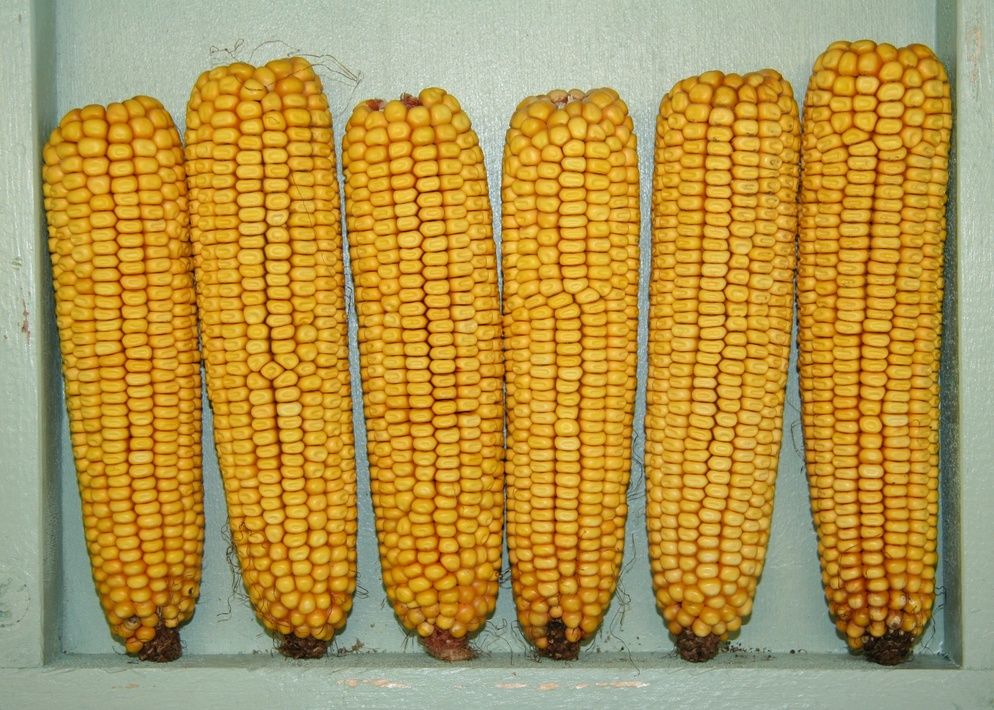
#> input picture images/corn/18.jpg, 994 x 710 px, shrunk from 3032 x 2167 before the run, found by its file name
$ python 1.py
#> lines starting #> are read from the running program, lines starting #| are printed output that depends on the picture; after the words box and inside, x2 and y2 are one past the last pixel; in counts of white or black regions, pixels touching at a corner belong together
#kernels count
import cv2
import numpy as np

# Load the image
image = cv2.imread(r'C:\Users\C.GOUTHAM\Desktop\Deepcorn\images\corn\18.jpg')
#> image is the input picture: shape (710, 994, 3); mean B, G, R 76.1, 149.6, 179.3

# Convert the image to HSV color space
hsv = cv2.cvtColor(image, cv2.COLOR_BGR2HSV)
#> hsv: shape (710, 994, 3); mean H, S, V 33.7, 148, 184.9

# Define the lower and upper bounds for yellow color in HSV
lower_yellow = np.array([20, 100, 100])
upper_yellow = np.array([30, 255, 255])

# Threshold the image to get only yellow pixels
mask = cv2.inRange(hsv, lower_yellow, upper_yellow)
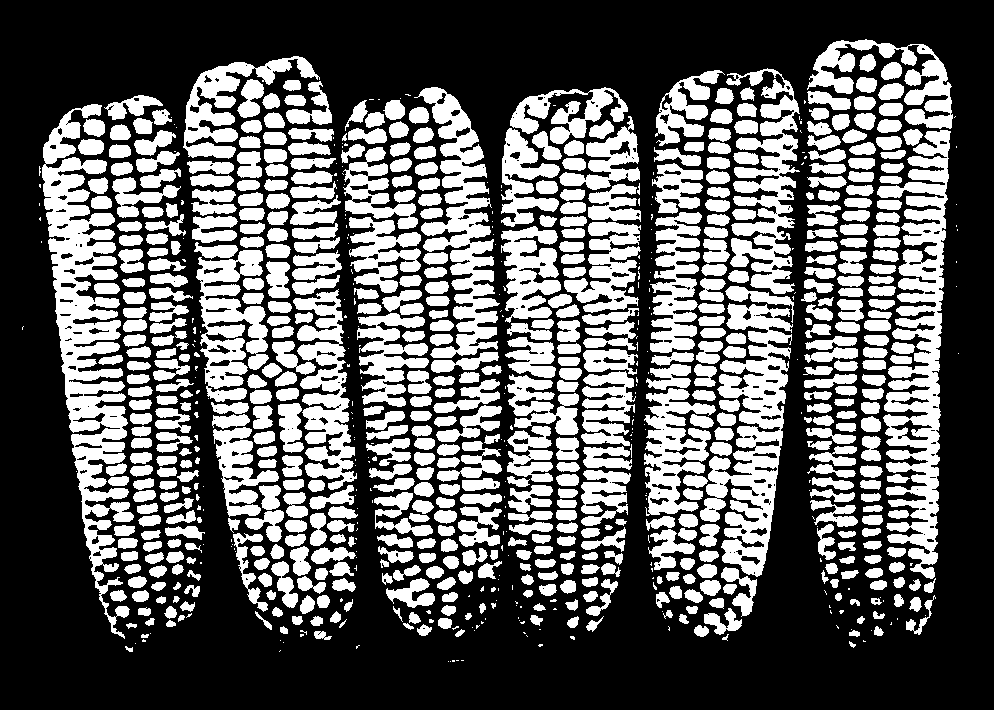
#> mask: shape (710, 994); 37.8% white; 842 white regions (258 under 20 px)

# Find contours of the yellow regions
contours, _ = cv2.findContours(mask, cv2.RETR_EXTERNAL, cv2.CHAIN_APPROX_SIMPLE)
#> contours = 842 contours, 271 with area under 20; largest, box (x1, y1, x2, y2) and area: (42, 104, 134, 639) 17166, (877, 130, 951, 579) 13556, (700, 303, 793, 577) 11214, (414, 87, 500, 358) 8284, (726, 68, 800, 294) 6580

# Draw the contours on the original image
cv2.drawContours(image, contours, -1, (0, 255, 255), 2)
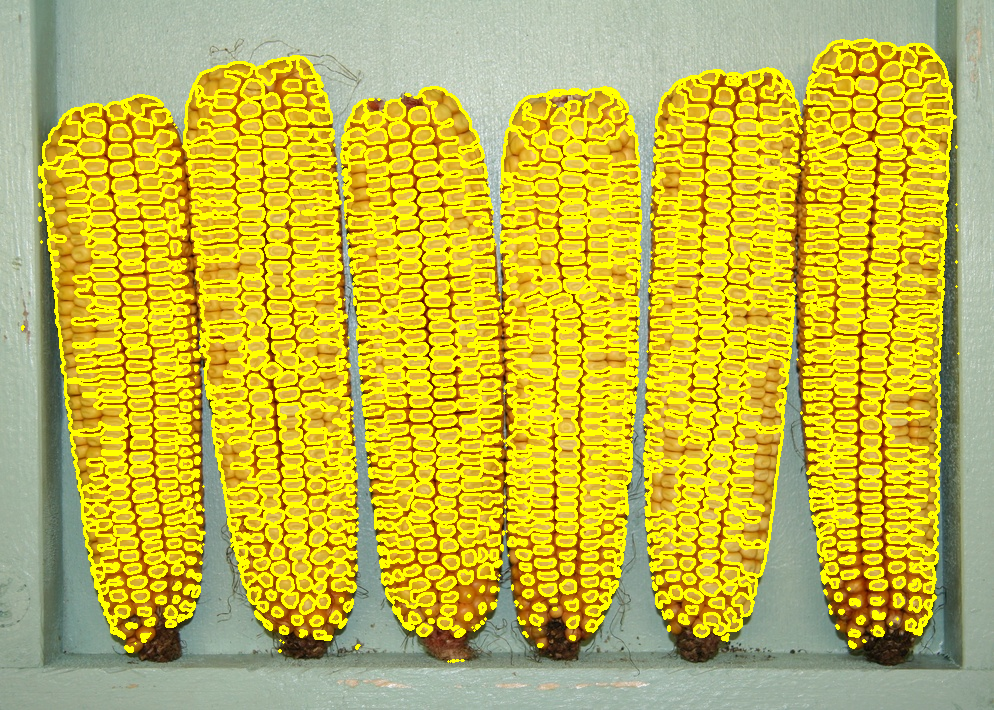
#> image: shape (710, 994, 3); mean B, G, R 65.7, 184.5, 197

# Display the count of seeds
seed_count = len(contours)
#> seed_count = 842
print(f"Number of kernels: {seed_count}")
#| Number of kernels: 842

# Display the image with detected seeds
cv2.imshow("Seeds", image)
cv2.waitKey(0)
cv2.destroyAllWindows()
